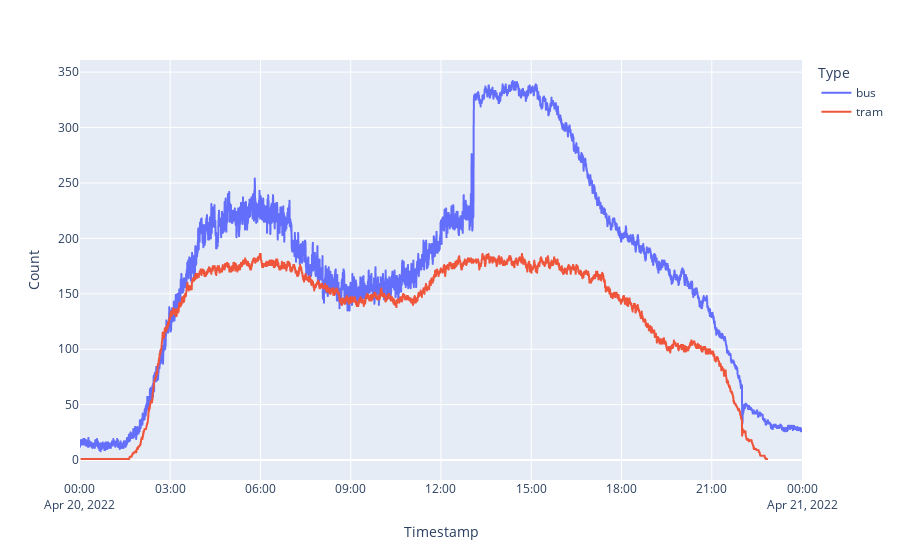

The code cell stored with this chart in its notebook:
### Code cell
import plotly.express as px

fig = px.line(type_df, x="Timestamp", y="Count", color='Type')
fig.show()

### Figure 1 — Plotly figure (JSON) as saved in the notebook; plotly's stock layout.template omitted (floating-point values rounded to 4 significant figures; data arrays with more than 128 entries replaced by an {"elided": "..."} marker saying what was removed)
{"data": [{"hovertemplate": "Type=bus<br>Timestamp=%{x}<br>Count=%{y}<extra></extra>", "legendgroup": "bus", "line": {"color": "#636efa", "dash": "solid"}, "marker": {"symbol": "circle"}, "mode": "lines", "name": "bus", "showlegend": true, "x": {"elided": "5752 str values"}, "xaxis": "x", "y": {"elided": "5752 int values"}, "yaxis": "y", "type": "scattergl"}, {"hovertemplate": "Type=tram<br>Timestamp=%{x}<br>Count=%{y}<extra></extra>", "legendgroup": "tram", "line": {"color": "#EF553B", "dash": "solid"}, "marker": {"symbol": "circle"}, "mode": "lines", "name": "tram", "showlegend": true, "x": {"elided": "5459 str values"}, "xaxis": "x", "y": {"elided": "5459 int values"}, "yaxis": "y", "type": "scattergl"}], "layout": {"xaxis": {"anchor": "y", "domain": [0.0, 1.0], "title": {"text": "Timestamp"}}, "yaxis": {"anchor": "x", "domain": [0.0, 1.0], "title": {"text": "Count"}}, "legend": {"title": {"text": "Type"}, "tracegroupgap": 0}, "margin": {"t": 60}}}
